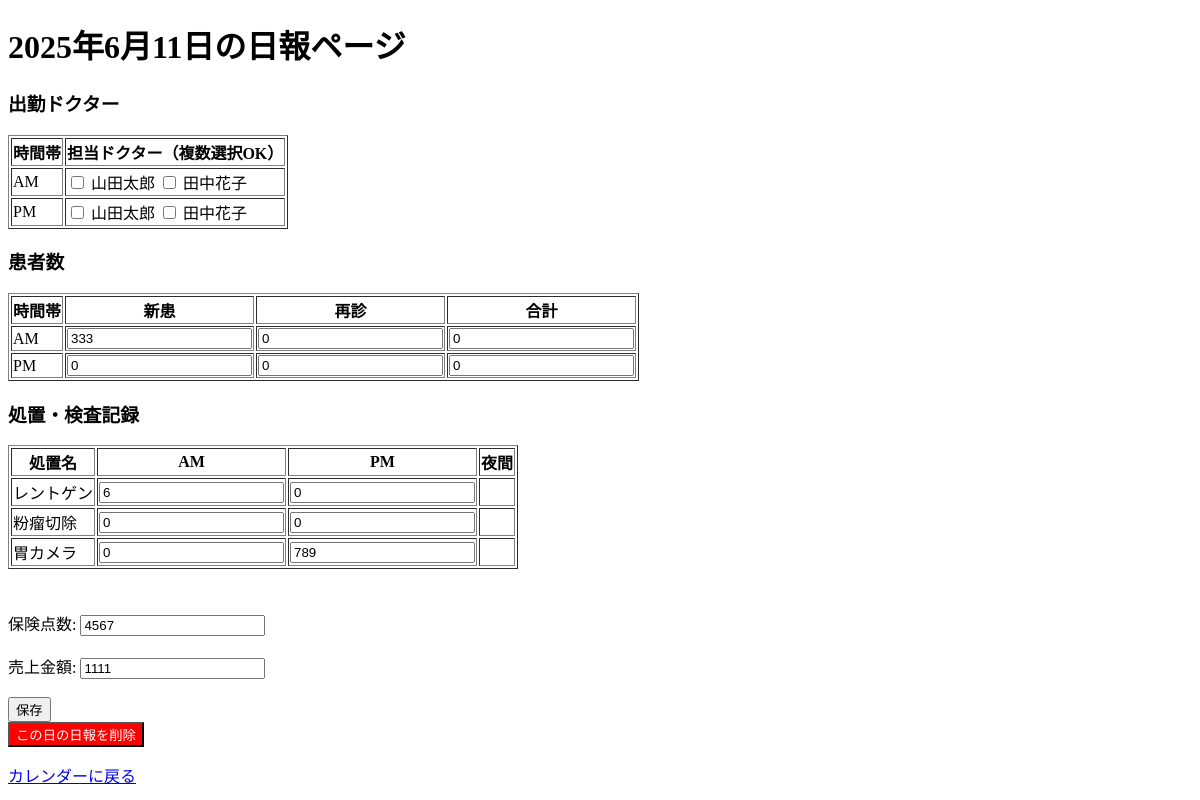
The page /report/2025/6/11 (signed in) on the database as committed earlier.
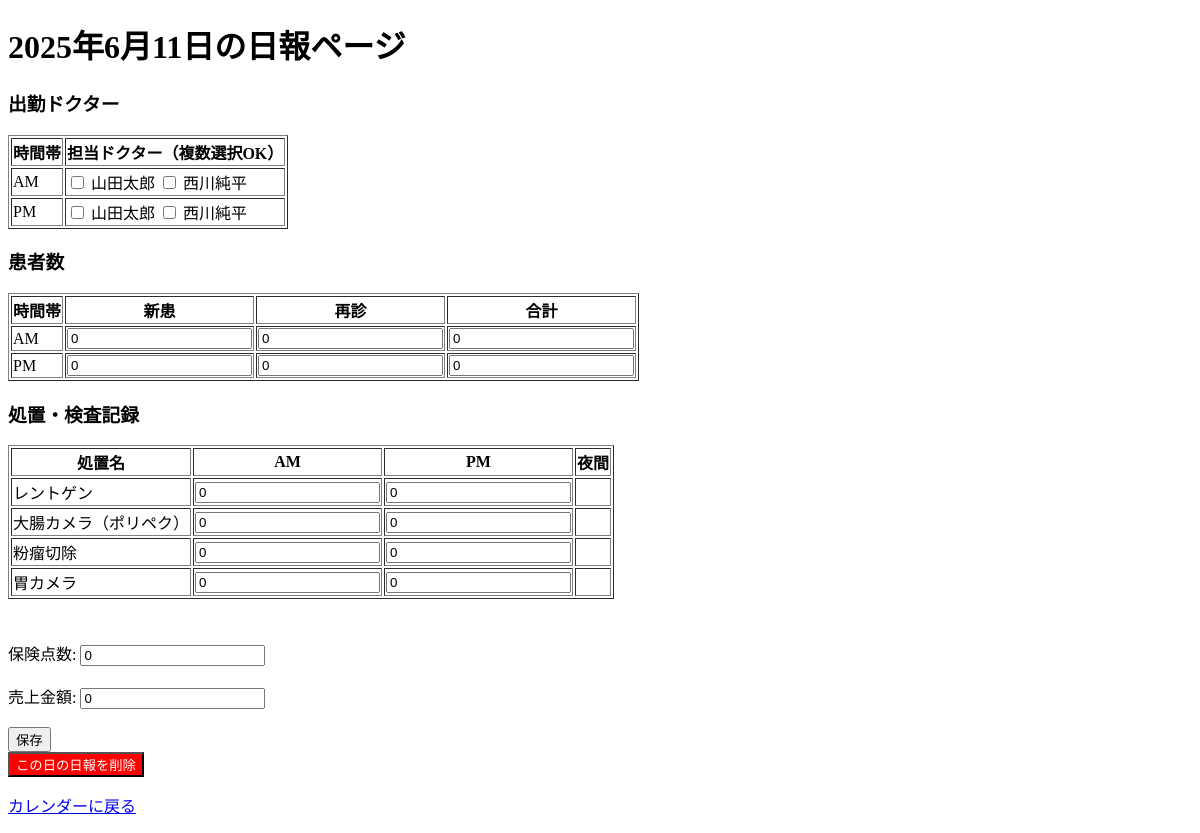
The same page on the database as committed later.
### tables this page shows
CREATE TABLE doctors (
            id INTEGER PRIMARY KEY AUTOINCREMENT,
            clinic_id INTEGER NOT NULL,
            name TEXT NOT NULL,
            FOREIGN KEY (clinic_id) REFERENCES clinics(id),
            UNIQUE(clinic_id, name)
        );

CREATE TABLE shifts (
            id INTEGER PRIMARY KEY AUTOINCREMENT,
            daily_report_id INTEGER NOT NULL,
            time_period TEXT NOT NULL, -- 'AM', 'PM', '夜間'
            new_patients INTEGER DEFAULT 0,
            returning_patients INTEGER DEFAULT 0,
            total_patients INTEGER DEFAULT 0,
            FOREIGN KEY (daily_report_id) REFERENCES daily_reports(id),
            UNIQUE(daily_report_id, time_period)
        );

CREATE TABLE procedures (
            id INTEGER PRIMARY KEY AUTOINCREMENT,
            clinic_id INTEGER NOT NULL,
            name TEXT NOT NULL,
            FOREIGN KEY (clinic_id) REFERENCES clinics(id),
            UNIQUE(clinic_id, name)
        );

CREATE TABLE procedure_records (
            id INTEGER PRIMARY KEY AUTOINCREMENT,
            daily_report_id INTEGER NOT NULL,
            procedure_id INTEGER NOT NULL,
            time_period TEXT NOT NULL, -- 'AM', 'PM', '夜間'
            count INTEGER DEFAULT 0,
            FOREIGN KEY (daily_report_id) REFERENCES daily_reports(id),
            FOREIGN KEY (procedure_id) REFERENCES procedures(id),
            UNIQUE(daily_report_id, procedure_id, time_period)
        );

CREATE TABLE daily_reports (
            id INTEGER PRIMARY KEY AUTOINCREMENT,
            clinic_id INTEGER NOT NULL,
            date TEXT NOT NULL,
            total_points INTEGER DEFAULT 0,
            total_sales INTEGER DEFAULT 0,
            FOREIGN KEY (clinic_id) REFERENCES clinics(id),
            UNIQUE(clinic_id, date)
        );

### app.py (the view, shortened to what this page needs)
@app.route('/report/<int:year>/<int:month>/<int:day>', methods=['GET', 'POST'])
@login_required # ログイン必須にする
def daily_report(year, month, day):
    report_date = f"{year:04d}-{month:02d}-{day:02d}"
    clinic_id = session.get('clinic_id') # ここをセッションから取得するように変更！
    if not clinic_id: # クリニックIDがない場合はエラーまたはログインページへリダイレクト
        flash('クリニック情報が見つかりません。再ログインしてください。', 'danger')
        return redirect(url_for('login'))
    message = None
    conn = sqlite3.connect('daily_report.db')
    cursor = conn.cursor()
    cursor.execute("SELECT id, name FROM procedures WHERE clinic_id=?", (clinic_id,))
    procedures_master = cursor.fetchall()
    cursor.execute("SELECT id, name FROM doctors WHERE clinic_id=?", (clinic_id,))
    doctors_master = cursor.fetchall()
    cursor.execute(
        "SELECT id, total_points, total_sales FROM daily_reports WHERE clinic_id=? AND date=?",
        (clinic_id, report_date)
    )
    result = cursor.fetchone()
    daily_report_id = result[0] if result else None
    total_points = result[1] if result else 0
    total_sales = result[2] if result else 0
    shifts = {}
    if daily_report_id:
        cursor.execute(
            "SELECT time_period, new_patients, returning_patients, total_patients FROM shifts WHERE daily_report_id=?",
            (daily_report_id,)
        )
        shifts_data = cursor.fetchall()
        for row in shifts_data:
            period, new_patients, returning_patients, total_patients = row
            shifts[period] = {
                'new_patients': new_patients,
                'returning_patients': returning_patients,
                'total_patients': total_patients
            }
    for period in ['AM', 'PM', '夜間']:
        if period not in shifts:
            shifts[period] = {'new_patients': 0, 'returning_patients': 0, 'total_patients': 0}
    procedures_records = {}
    if daily_report_id:
        cursor.execute(
            "SELECT procedure_id, time_period, count FROM procedure_records WHERE daily_report_id=?",
            (daily_report_id,)
        )
        proc_records_data = cursor.fetchall()
        for row in proc_records_data:
            procedure_id, time_period, count = row
            if procedure_id not in procedures_records:
                procedures_records[procedure_id] = {}
            procedures_records[procedure_id][time_period] = count
    for proc_id, _ in procedures_master:
        if proc_id not in procedures_records:
            procedures_records[proc_id] = {}
        for period in ['AM', 'PM', '夜間']: # '夜間'はHTMLにないので注意
            if period not in procedures_records[proc_id]:
                procedures_records[proc_id][period] = 0
    daily_doctors = {} # 例: {'AM': [1, 3], 'PM': [1, 2]} のような形式
    if daily_report_id:
        cursor.execute(
            "SELECT doctor_id, time_period FROM daily_doctor_shifts WHERE daily_report_id=?",
            (daily_report_id,)
        )
        doctor_shifts_data = cursor.fetchall()
        for doctor_id, time_period in doctor_shifts_data:
            if time_period not in daily_doctors:
                daily_doctors[time_period] = []
            daily_doctors[time_period].append(doctor_id)
    for period in ['AM', 'PM', '夜間']:
        if period not in daily_doctors:
            daily_doctors[period] = []
    conn.close() # POST/GETに関わらず最後に閉じる
    return render_template(
        'daily_report.html',
        year=year, month=month, day=day,
        total_points=total_points, total_sales=total_sales,
        shifts=shifts,
        procedures=procedures_master, # procedures_masterを渡す
        procedures_records=procedures_records, # 新しく追加
        doctors=doctors_master,        # ドクターマスタ (ここを追加)
        daily_doctors=daily_doctors,  # 選択されたドクター (ここを追加)
        message=message
    )

### app.py (called while the page is built)
def login_required(f):
    @functools.wraps(f) # デコレータを使う場合は functools をインポート
    def decorated_function(*args, **kwargs):
        if 'user_id' not in session:
            flash('ログインが必要です', 'warning')
            return redirect(url_for('login'))
        return f(*args, **kwargs)
    return decorated_function

### templates/daily_report.html (shortened to what this page needs)
<!DOCTYPE html>
<html lang="ja">
<head>
</head>
<body>
    <h1>{{ year }}年{{ month }}月{{ day }}日の日報ページ</h1>
<form method="post">
 <h3>出勤ドクター</h3>
<table border="1">
    <tr>
        <th>時間帯</th>
        <th>担当ドクター（複数選択OK）</th>
    </tr>
    {% for period in ['AM', 'PM',] %}
    <tr>
        <td>{{ period }}</td>
        <td>
            {% for doctor in doctors %}
                <label>
                    <input type="checkbox" name="doctors_{{ period }}" value="{{ doctor[0] }}">
                    {{ doctor[1] }}
                </label>
            {% endfor %}
        </td>
    </tr>
    {% endfor %}
</table>
<h3>患者数</h3>
<table border="1">
    <tr>
        <th>時間帯</th>
        <th>新患</th>
        <th>再診</th>
        <th>合計</th>
    </tr>
    {% for period in ['AM', 'PM'] %}
    <tr>
        <td>{{ period }}</td>
        <td><input type="number" name="new_{{ period }}" min="0" value="{{ shifts[period].new_patients if shifts[period] else 0 }}"></td>
        <td><input type="number" name="return_{{ period }}" min="0" value="{{ shifts[period].returning_patients if shifts[period] else 0 }}"></td>
        <td><input type="number" name="total_{{ period }}" min="0" value="{{ shifts[period].total_patients if shifts[period] else 0 }}"></td>
    </tr>
    {% endfor %}
</table>
<h3>処置・検査記録</h3>
<table border="1">
    <tr>
        <th>処置名</th>
        <th>AM</th>
        <th>PM</th>
        <th>夜間</th>
    </tr>
    {% for procedure in procedures %}
    <tr>
        <td>{{ procedure[1] }}</td>
        {% for period in ['AM', 'PM'] %}
        <td>
            <input type="number"
                   name="procedure_{{ procedure[0] }}_{{ period }}"
                   min="0"
                   value="{{ procedures_records[procedure[0]][period] if procedures_records[procedure[0]] and procedures_records[procedure[0]][period] is defined else 0 }}">
        </td>
        {% endfor %}
        <td>
        </td>
    </tr>
    {% endfor %}
</table>
　　　<br><br>
  <label>保険点数: <input type="number" name="total_points" min="0" value="{{ total_points }}"></label><br><br>
    <label>売上金額: <input type="number" name="total_sales" min="0" value="{{ total_sales }}"></label><br><br>
  <button type="submit">保存</button>
</form>
<form method="post" action="{{ url_for('delete_report', year=year, month=month, day=day) }}" onsubmit="return confirm('この日の日報を本当に削除しますか？');">
    <button type="submit" style="background-color: red; color: white;">この日の日報を削除</button>
</form>
    <p><a href="{{ url_for('index') }}">カレンダーに戻る</a></p>
</body>
</html>

Rows that differ between the two databases and show on the page:
removed doctors: name "田中花子"
removed shifts: new_patients "333", returning_patients "0", total_patients "0"
removed procedure_records: count "789"
removed daily_reports: total_points "4567", total_sales "1111"
added doctors: name "西川純平"
computed for procedures "レントゲン": procedures_records "6" → "0"
added procedures: name "大腸カメラ（ポリペク）", procedures_records "0" "0"
Other text that changed with them:
form field total_points: (not shown) → "0"
form field total_sales: (not shown) → "0"
new list line: "0 0 0"
new list line: "0"
